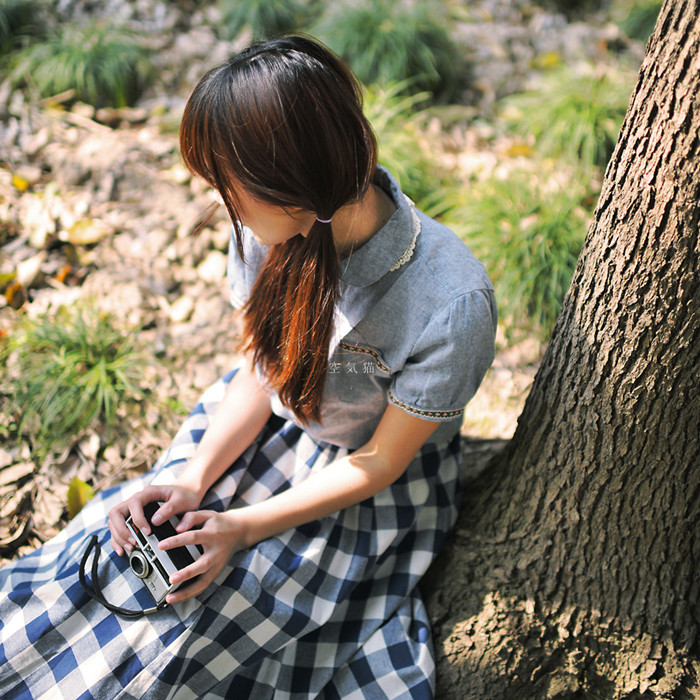
//> input picture resources/03.jpg, 700 x 700 px, given in place of 06_播放视频.avi, which was not available
$ ./09_光流法目标跟踪   (built with g++ and OpenCV 4)
//> lines starting //> are read from the running program, lines starting //| are printed output that depends on the picture; pictures that were not available may be replaced by others from this repository, and a replacement may not be noted
#include <opencv2/video/video.hpp>
#include <opencv2/highgui/highgui.hpp>
#include <opencv2/imgproc/imgproc.hpp>
#include <opencv2/core/core.hpp>
#include <iostream>
#include <cstdio>

using namespace std;
using namespace cv;


//-----------------------------------【全局函数声明】-----------------------------------------
//		描述：声明全局函数
//-------------------------------------------------------------------------------------------------
void tracking(Mat& frame, Mat& output);
bool addNewPoints();
bool acceptTrackedPoint(int i);

//-----------------------------------【全局变量声明】-----------------------------------------
//		描述：声明全局变量
//-------------------------------------------------------------------------------------------------
string window_name = "optical flow tracking";
Mat gray;	// 当前图片
Mat gray_prev;	// 预测图片
vector<Point2f> points[2];	// point0为特征点的原来位置，point1为特征点的新位置
vector<Point2f> initial;	// 初始化跟踪点的位置
vector<Point2f> features;	// 检测的特征
int maxCount = 500;	// 检测的最大特征数
double qLevel = 0.01;	// 特征检测的等级
double minDist = 10.0;	// 两特征点之间的最小距离
vector<uchar> status;	// 跟踪特征的状态，特征的流发现为1，否则为0
vector<float> err;


//--------------------------------【help( )函数】----------------------------------------------
//		描述：输出帮助信息
//-------------------------------------------------------------------------------------------------
static void help()
{
	//输出欢迎信息和OpenCV版本
	cout<< "\n\n\t\t\t   当前使用的OpenCV版本为：" << CV_VERSION
		<< "\n\n  ----------------------------------------------------------------------------";
}


//-----------------------------------【main( )函数】--------------------------------------------
//		描述：控制台应用程序的入口函数，我们的程序从这里开始
//-------------------------------------------------------------------------------------------------
int main()
{

	Mat frame;
	Mat result;

	VideoCapture capture("../resources/06_播放视频.avi");

	help();
	if (capture.isOpened())	// 摄像头读取文件开关
	{
		while (true)
		{
			capture >> frame;
//> frame is the input picture: 700 rows x 700 cols, CV_8UC3; mean B, G, R 104.5, 122.3, 129.2

			if (!frame.empty())
			{
				tracking(frame, result); // 目标跟踪
			}
			else
			{
				printf(" --(!) No captured frame -- Break!");
				break;
			}

			int c = waitKey(50);
			if ((char)c == 27)
			{
				break;
			}
		}
	}
	destroyAllWindows();
	return 0;
}

//-------------------------------------------------------------------------------------------------
// function: tracking
// brief: 跟踪
// parameter: frame	输入的视频帧
//			  output 有跟踪结果的视频帧
// return: void
//-------------------------------------------------------------------------------------------------
void tracking(Mat& frame, Mat& output)
{

	//此句代码的OpenCV3版为：
	cvtColor(frame, gray, COLOR_BGR2GRAY);
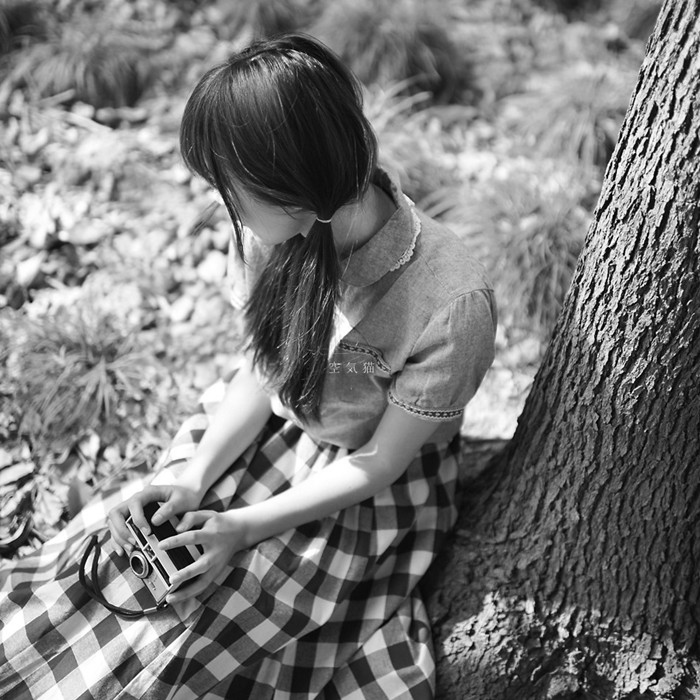
//> gray: 700 rows x 700 cols, CV_8UC1; min 0, max 255, mean 122.3
	//此句代码的OpenCV2版为：
	//cvtColor(frame, gray, CV_BGR2GRAY);

	frame.copyTo(output);

	// 添加特征点
	if (addNewPoints())
	{
		goodFeaturesToTrack(gray, features, maxCount, qLevel, minDist);
//> features = 500 Points (x, y), first 12: [169, 585], [649, 184], [599, 330], [618, 183], [620, 220], [616, 208], [156, 558], [143, 545], [600, 259], [647, 277], [656, 227], [655, 680]
		points[0].insert(points[0].end(), features.begin(), features.end());
//> points = 2 items
		initial.insert(initial.end(), features.begin(), features.end());
//> initial has the same summary as features
	}

	if (gray_prev.empty())
	{
		gray.copyTo(gray_prev);
	}
	// l-k光流法运动估计
	calcOpticalFlowPyrLK(gray_prev, gray, points[0], points[1], status, err);
//> status = 500 values from 1 to 1; err = 500 values from 0 to 0

	// 筛选 & 可视化
	// 去掉一些不好的特征点
	int k = 0;
	for (size_t i = 0; i < points[1].size(); i++)
	{
		if (acceptTrackedPoint(i))
		{
			initial[k] = initial[i];
			points[1][k++] = points[1][i];
		}
	}
//> after the loop, k = 0
	points[1].resize(k);
	initial.resize(k);
	// 显示特征点和运动轨迹
	for (size_t i = 0; i < points[1].size(); i++)
	{
		line(output, initial[i], points[1][i], Scalar(0, 0, 255));
		circle(output, points[1][i], 3, Scalar(0, 255, 0), -1);
	}
//> this loop made 0 passes
//> the Esc key is pressed

	// 把当前跟踪结果作为下一此参考
	swap(points[1], points[0]);
	swap(gray_prev, gray);

	imshow(window_name, output);
}

//-------------------------------------------------------------------------------------------------
// function: addNewPoints
// brief: 检测新点是否应该被添加
// parameter:
// return: 是否被添加标志
//-------------------------------------------------------------------------------------------------
bool addNewPoints()
{
	return points[0].size() <= 10;
}

//-------------------------------------------------------------------------------------------------
// function: acceptTrackedPoint
// brief: 决定哪些跟踪点被接受
// parameter:
// return:
//-------------------------------------------------------------------------------------------------
bool acceptTrackedPoint(int i)
{
	return status[i] && ((abs(points[0][i].x - points[1][i].x) + abs(points[0][i].y - points[1][i].y)) > 2);
}

$ run again, on resources/36.jpg
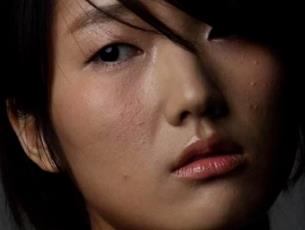
//> input picture resources/36.jpg, 305 x 230 px, given in place of 06_播放视频.avi, which was not available
//> frame is the input picture: 230 rows x 305 cols, CV_8UC3; mean B, G, R 40.6, 50.5, 72.9
//> in tracking, `cvtColor(frame, gray, COLOR_BGR2GRAY);`:
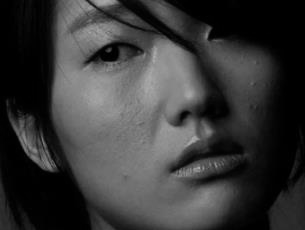
//> gray: 230 rows x 305 cols, CV_8UC1; min 0, max 175, mean 56.1
//> features = 188 Points (x, y), first 12: [199, 167], [180, 171], [106, 50], [116, 2], [216, 167], [51, 169], [198, 139], [208, 39], [92, 8], [210, 28], [145, 53], [85, 62]
//> points = 2 items
//> initial has the same summary as features
//> status = 188 values from 1 to 1; err = 188 values from 0 to 0
//> after the loop in tracking, `for (size_t i = 0; i < points[1].size(); i++)`: k = 0

$ run again, on resources/55.jpg
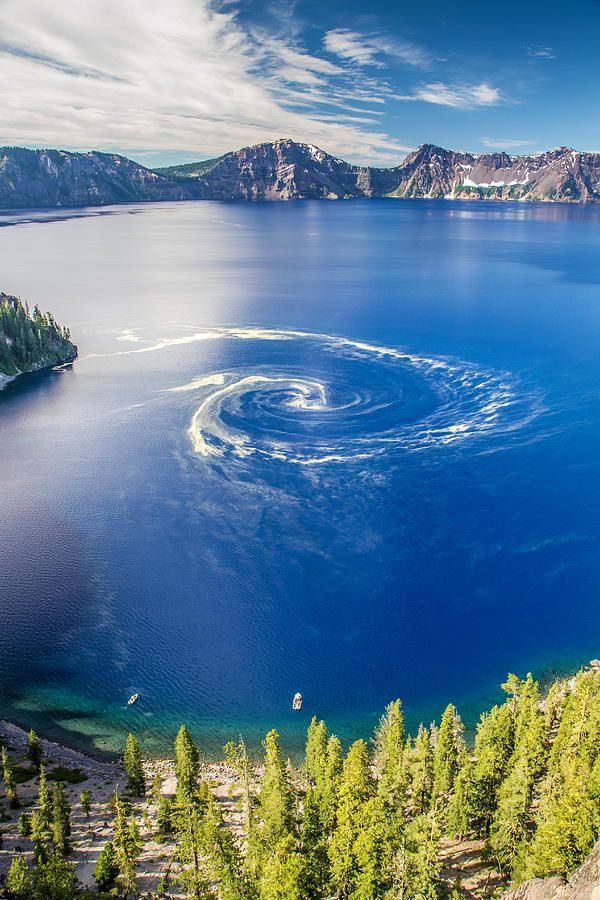
//> input picture resources/55.jpg, 600 x 900 px, given in place of 06_播放视频.avi, which was not available
//> frame is the input picture: 900 rows x 600 cols, CV_8UC3; mean B, G, R 148, 127.2, 95.2
//> in tracking, `cvtColor(frame, gray, COLOR_BGR2GRAY);`:
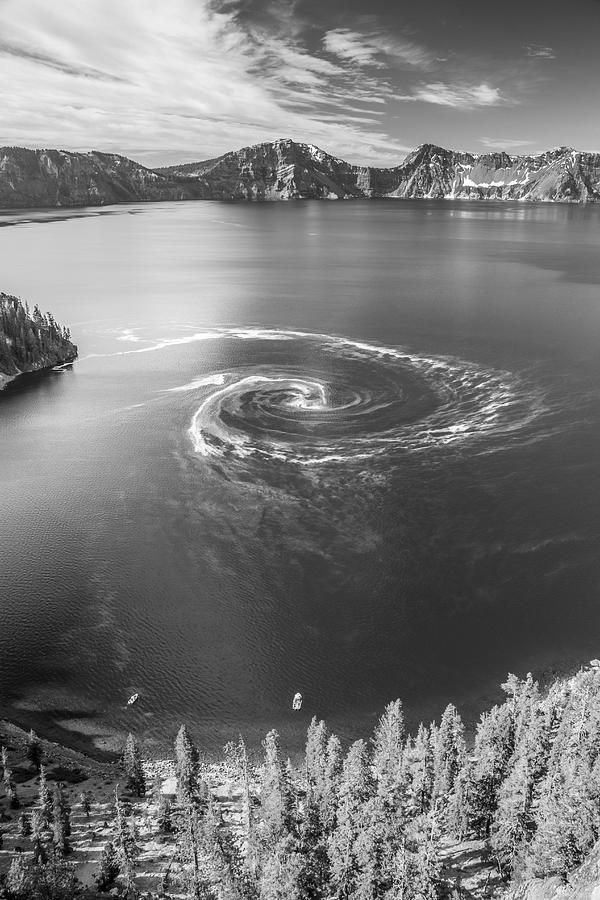
//> gray: 900 rows x 600 cols, CV_8UC1; min 0, max 255, mean 120
//> features = 500 Points (x, y), first 12: [241, 860], [594, 191], [431, 817], [194, 802], [136, 694], [198, 859], [153, 775], [452, 866], [433, 747], [338, 807], [404, 829], [424, 890]
//> points = 2 items
//> initial has the same summary as features
//> status = 500 values from 1 to 1; err = 500 values from 0 to 0
//> after the loop in tracking, `for (size_t i = 0; i < points[1].size(); i++)`: k = 0

$ run again, on resources/61.jpg
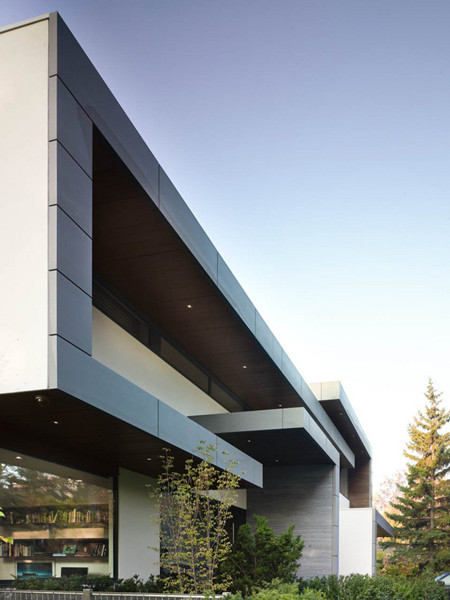
//> input picture resources/61.jpg, 450 x 600 px, given in place of 06_播放视频.avi, which was not available
//> frame is the input picture: 600 rows x 450 cols, CV_8UC3; mean B, G, R 148.8, 144.3, 139
//> in tracking, `cvtColor(frame, gray, COLOR_BGR2GRAY);`:
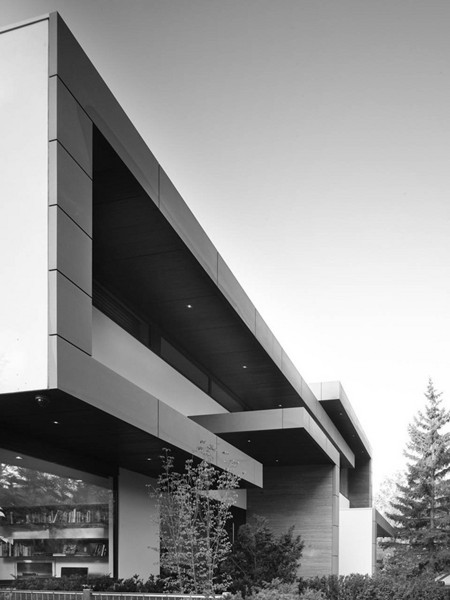
//> gray: 600 rows x 450 cols, CV_8UC1; min 0, max 255, mean 143.2
//> features = 361 Points (x, y), first 12: [189, 306], [111, 576], [3, 515], [39, 400], [62, 568], [2, 464], [87, 568], [223, 593], [219, 478], [53, 555], [350, 507], [435, 498]
//> points = 2 items
//> initial has the same summary as features
//> status = 361 values from 1 to 1; err = 361 values from 0 to 0
//> after the loop in tracking, `for (size_t i = 0; i < points[1].size(); i++)`: k = 0
